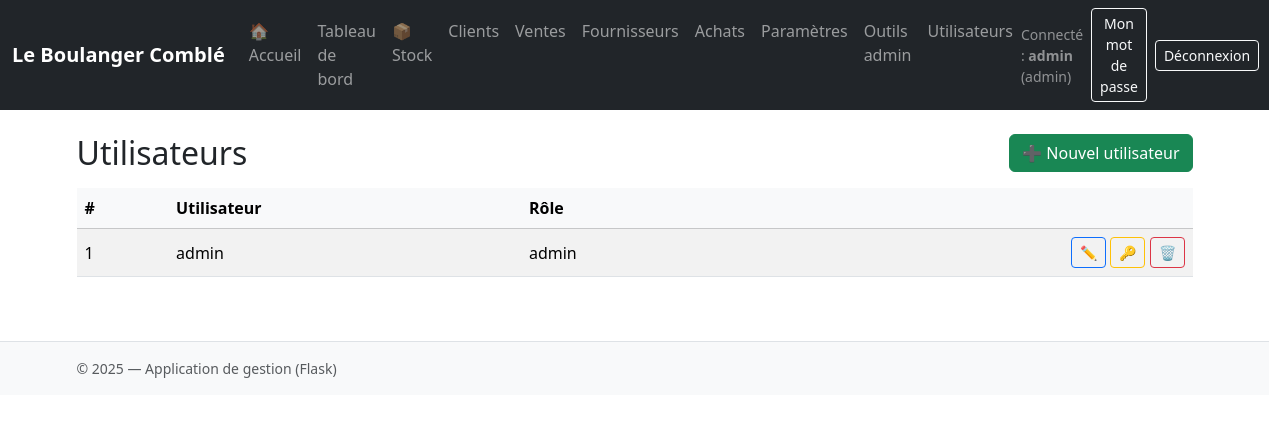
The app's page /users (signed in) with its own data.
### tables this page shows
CREATE TABLE settings (
    id INTEGER PRIMARY KEY CHECK (id = 1),
    societe TEXT,
    adresse TEXT,
    telephone TEXT,
    email TEXT,
    tva_rate REAL DEFAULT 0.18
);

CREATE TABLE users (
    id INTEGER PRIMARY KEY AUTOINCREMENT,
    username TEXT UNIQUE NOT NULL,
    pwd_hash TEXT NOT NULL,
    role TEXT NOT NULL DEFAULT 'vendeur' -- 'admin' ou 'vendeur'
);

### app.py (the view)
@app.route("/users")
@role_required('owner','admin')
def users_list():
    page, per_page, offset = get_page_args()
    conn = get_db()
    sql = "SELECT id, username, role FROM users ORDER BY role DESC, username"
    count = conn.execute("SELECT COUNT(*) AS n FROM users").fetchone()["n"]
    users = conn.execute(sql + " LIMIT ? OFFSET ?", (per_page, offset)).fetchall()
    return render_template("users.html", users=users,
                           page=page, per_page=per_page, total=count)

### app.py (called while the page is built)
def get_db():
    if 'db' not in g:
        g.db = sqlite3.connect(DB_PATH)
        g.db.row_factory = sqlite3.Row
        g.db.execute("PRAGMA foreign_keys = ON;")
    return g.db

def get_settings():
    db = get_db()
    row = db.execute("SELECT * FROM settings WHERE id=1").fetchone()
    return row

def has_role(*roles):
    u = session.get("user")
    return bool(u and u.get("role") in roles)

def role_required(*roles):
    def deco(f):
        @wraps(f)
        def wrapper(*args, **kwargs):
            if not has_role(*roles):
                flash("Accès refusé.", "danger")
                return redirect(url_for("index"))
            return f(*args, **kwargs)
        return wrapper
    return deco

@app.before_request
def load_settings_into_g():
    try:
        g.settings = get_settings()
    except Exception:
        g.settings = None

@app.before_request
def require_login_globally():
    public_endpoints = {"login"}
    ep = (request.endpoint or "")
    if ep.startswith("static") or ep in public_endpoints:
        return
    if not session.get("user"):
        return redirect(url_for("login", next=request.full_path))

def get_page_args(default_per_page=20):
    try: page = max(1, int(request.args.get("page", 1)))
    except: page = 1
    try: per_page = max(1, int(request.args.get("per_page", default_per_page)))
    except: per_page = default_per_page
    offset = (page - 1) * per_page
    return page, per_page, offset

### templates/users.html (shortened to what this page needs)
{% extends "layout.html" %}
{% block content %}
<div class="d-flex align-items-center justify-content-between mb-3">
  <h2 class="m-0">Utilisateurs</h2>
  <a href="{{ url_for('users_new') }}" class="btn btn-success">➕ Nouvel utilisateur</a>
</div>
<div class="table-responsive">
  <table class="table table-striped table-hover align-middle">
    <thead class="table-light">
      <tr>
        <th>#</th>
        <th>Utilisateur</th>
        <th>Rôle</th>
        <th></th>
      </tr>
    </thead>
    <tbody>
      {% for u in users %}
      <tr>
        <td>{{ u.id }}</td>
        <td>{{ u.username }}</td>
        <td>{{ u.role }}</td>
        <td class="text-end">
          <a href="{{ url_for('users_edit', uid=u.id) }}" class="btn btn-sm btn-outline-primary" title="Modifier">✏️</a>
          <form action="{{ url_for('users_reset_pw', uid=u.id) }}" method="post" class="d-inline" onsubmit="return confirm('Réinitialiser le mot de passe ?');">
            <button class="btn btn-sm btn-outline-warning" title="Réinitialiser le mot de passe">🔑</button>
          </form>
          <form action="{{ url_for('users_delete', uid=u.id) }}" method="post" class="d-inline" onsubmit="return confirm('Supprimer cet utilisateur ?');">
            <button class="btn btn-sm btn-outline-danger" title="Supprimer">🗑️</button>
          </form>
        </td>
      </tr>
      {% endfor %}
    </tbody>
  </table>
</div>
{% endblock %}

### templates/layout.html (shortened to what this page needs)
<!DOCTYPE html>
<html lang="fr">
<head>
  <link href="https://cdn.jsdelivr.net/npm/bootstrap@5.3.3/dist/css/bootstrap.min.css" rel="stylesheet">
  <link rel="stylesheet" href="{{ url_for('static', filename='css/style.css') }}">
</head>
<body>
<nav class="navbar navbar-expand-lg navbar-dark bg-dark">
  <div class="container-fluid">
    <a class="navbar-brand fw-bold" href="{{ url_for('index') }}">{{ (g.settings and g.settings.societe) or 'LeBoulangerComble' }}</a>
    <div class="collapse navbar-collapse" id="navbarsExample">
      {% if session.get('user') %}
      <ul class="navbar-nav me-auto mb-2 mb-lg-0">
        <li class="nav-item"><a class="nav-link" href="{{ url_for('accueil') }}">🏠 Accueil</a></li>
        {% if session.user.role in ['owner','admin'] %}
          <li class="nav-item"><a class="nav-link" href="{{ url_for('dashboard') }}">Tableau de bord</a></li>
        {% endif %}
        <li class="nav-item"><a class="nav-link" href="{{ url_for('index') }}">📦 Stock</a></li>
        <li class="nav-item"><a class="nav-link" href="{{ url_for('clients_list') }}">Clients</a></li>
        <li class="nav-item"><a class="nav-link" href="{{ url_for('ventes_list') }}">Ventes</a></li>
        <li class="nav-item"><a class="nav-link" href="{{ url_for('fournisseurs_list') }}">Fournisseurs</a></li>
        {% if session.user.role in ['owner','admin'] %}
          <li class="nav-item"><a class="nav-link" href="{{ url_for('achats_list') }}">Achats</a></li>
          <li class="nav-item"><a class="nav-link" href="{{ url_for('parametres') }}">Paramètres</a></li>
          <li class="nav-item"><a class="nav-link" href="{{ url_for('admin_tools') }}">Outils admin</a></li>
          <li class="nav-item"><a class="nav-link" href="{{ url_for('users_list') }}">Utilisateurs</a></li>
        {% endif %}
      </ul>
      <div class="d-flex ms-auto align-items-center gap-2 text-white-50">
        <span class="small">Connecté : <strong>{{ session.user.username }}</strong> ({{ session.user.role }})</span>
        <a class="btn btn-sm btn-outline-light" href="{{ url_for('change_password') }}">Mon mot de passe</a>
        <a class="btn btn-sm btn-outline-light" href="{{ url_for('logout') }}">Déconnexion</a>
      </div>
      {% endif %}
    </div>
  </div>
</nav>
<main class="container py-4">
  {% block content %}{% endblock %}
</main>
<footer class="border-top py-3 mt-4">
  <div class="container small text-muted">
    &copy; 2025 — Application de gestion (Flask)
  </div>
</footer>
</body>
</html>

### static/css/style.css (style rules this page uses)
table td, table th { vertical-align: middle; }
footer { background: #f8f9fa; }

### records on screen
settings: societe "Le Boulanger Comblé"
users: id "1", username "admin", role "admin"

### other values on screen
{{ session.user.username }} "admin"
{{ session.user.role }} "admin"
